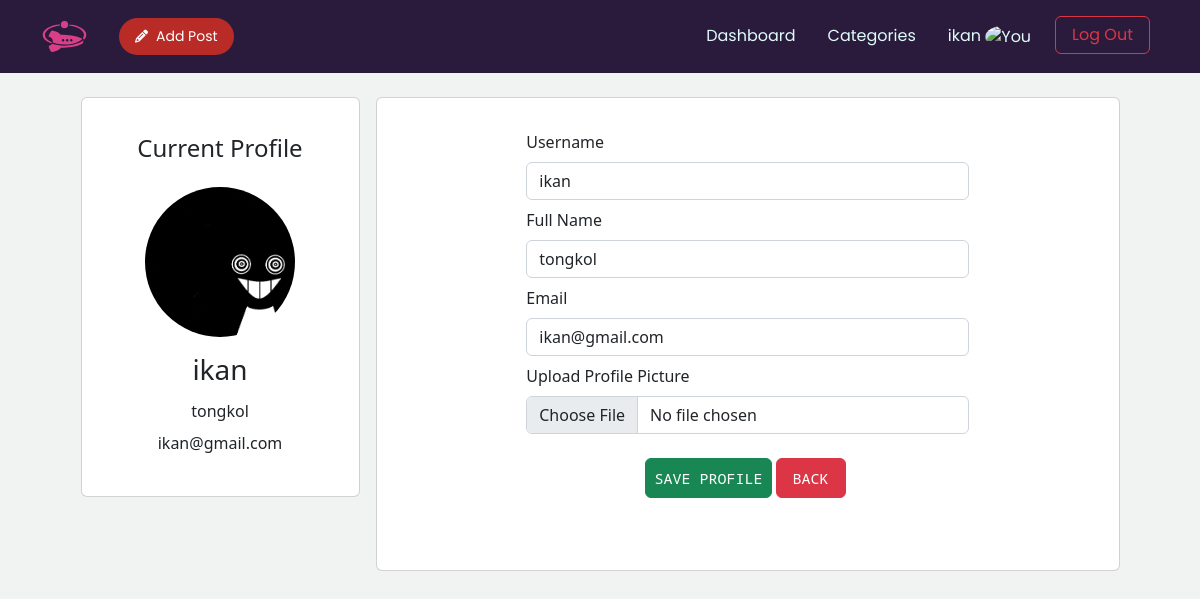
The page /edit_profile.php (signed in) on the database its author committed.
### tables this page shows
CREATE TABLE `user` (
  `id` varchar(5) NOT NULL,
  `username` varchar(30) NOT NULL,
  `email` varchar(45) NOT NULL,
  `user_key` varchar(30) NOT NULL,
  `encrypted_password` varchar(50) NOT NULL,
  `img` varchar(50) DEFAULT NULL,
  `name` varchar(50) NOT NULL
);

### edit_profile.php (the view, shortened to what this page needs)
<?php
require "db.php";
$sql = "SELECT * FROM user
WHERE id = ?";
$stmt = $db->prepare($sql);
$stmt->execute([$_SESSION["id"]]);
$row = $stmt->fetch(PDO::FETCH_ASSOC);
?>
<!DOCTYPE html>
<html lang="en">
<head>
    <link rel="stylesheet" href="https://cdn.jsdelivr.net/npm/bootstrap@5.2.1/dist/css/bootstrap.min.css" />
    <link rel="stylesheet" href="https://cdnjs.cloudflare.com/ajax/libs/font-awesome/6.2.0/css/fontawesome.min.css" />
    <link rel="stylesheet" href="https://cdnjs.cloudflare.com/ajax/libs/font-awesome/6.2.0/css/all.min.css" />
    <link rel="stylesheet" href="https://cdnjs.cloudflare.com/ajax/libs/font-awesome/6.2.0/css/regular.min.css" />
    <link rel="stylesheet" href="https://cdnjs.cloudflare.com/ajax/libs/font-awesome/6.2.0/css/solid.min.css" />
    <link href="css/navbar.css" rel="stylesheet">
    <link href="css/dashboard.css" rel="stylesheet">
    <link href="css/footer.css" rel="stylesheet">
    <link href="css/profile.css" rel="stylesheet">
</head>
<body>
    <?php include_once './components/navbar.php'; ?>
    <main>
        <div class="container d-flex flex-row mb-4 justify-content-center">
            <div class="container col-lg-3 card profile-container d-flex flex-column mt-4 mx-2 align-items-center justify-content-center" style="max-height: 25rem;">
                <h4>Current Profile</h4>
                <div class="profile-bio d-flex flex-column justify-content-center align-items-center ms-auto me-auto">
                    <div class="my-3" style="width: 150px; height: 150px; overflow:hidden;">
                    <img src=<?= "user_img/" . $row["img"] ?> class="rounded-circle" style="width: 150px; height: 150px; object-fit: cover;">
                    </div>
                    <h3><?= $row["username"] ?></h3>
                    <span class="my-1"><?= $row["name"] ?></span>
                    <span class="my-1"><?= $row["email"] ?></span>
                </div>
            </div>
            <div class="container card profile-container d-flex flex-row justify-content-center mt-4 mx-2 col-lg-8">
                <div class="profile-posts-container flex-column col-lg-9 py-2 px-5">
                    <div class="pb-3">
                        <form id="form-edit-account" action="edit_profile_proses.php" method="post" enctype="multipart/form-data">
                            <div class="row form-group">
                                <div class="col">
                                    <label for="username" class="form-label mt-4 mb-2"> Username </label>
                                    <input type="text" class="form-control" id="username" name="username" value=<?php echo $_SESSION['username'] ?>>
                                    <label for="username" class="form-label mt-2 mb-2"> Full Name </label>
                                    <input type="text" class="form-control" id="name" name="name" value=<?php echo $_SESSION['name'] ?>>
                                    <label for="email" class="form-label mt-2 mb-2"> Email </label>
                                    <input type="email" class="form-control" id="email" name="email" value=<?php echo $_SESSION['email'] ?>>
                                    <label for="password" class="form-label mt-2 mb-2"> Upload Profile Picture </label>
                                    <input type="file" class="form-control" id="img" name="img" accept="image/*" />
                                    <div class="button-container mt-3 mb-4 d-flex justify-content-center">
                                        <a href="edit_profile_proses.php"><button class="edit-profile btn btn-success my-2 p-2 me-1" style="max-width: 8rem;">Save Profile</button></a>
                                        <a href="profile.php"><button class="edit-profile btn btn-danger my-2 p-2 px-3 me-1" style="max-width: 8rem;" name="back" value="GO_BACK">Back</button></a>
                                    </div>
                                </div>
                            </div>
                        </form>
                    </div>
                </div>
            </div>
        </div>
    </main>

### css/navbar.css (style rules this page uses)
:root { --font-size: 1rem; --primary01: #d83f87; --primary02: #2a1b3d; --primary03: #44318d; --secondary01: #e98074; --secondary02: #a4b3b6; --secondary03: #e0fbfc; --accent01: #e63946; --accent02: #fbc531; }

### css/dashboard.css (style rules this page uses)
:root { --font-size: 1rem; --primary01: #d83f87; --primary02: #2a1b3d; --primary03: #44318d; --secondary01: #e98074; --secondary02: #a4b3b6; --secondary03: #e0fbfc; --accent01: #e63946; --accent02: #fbc531; }
body { margin: 0; padding: 0; box-sizing: border-box; background-color: #f1f2f2; }
html { overflow-x: hidden; }

### css/footer.css (style rules this page uses)
:root { --primary1: #293241; --primary2: #3d5a80; --primary3: #98c1d9; --secondary: #e0fbfc; --accent: #e63946; --font-size: 1rem; --primary01: #d83f87; --primary02: #2a1b3d; --primary03: #44318d; --secondary01: #e98074; --secondary02: #a4b3b6; --accent01: #e63946; }

### css/profile.css (style rules this page uses)
:root { --font-size: 1rem; --primary01: #d83f87; --primary02: #2a1b3d; --primary03: #44318d; --secondary01: #e98074; --secondary02: #a4b3b6; --secondary03: #e0fbfc; --accent01: #e63946; --accent02: #fbc531; }
.edit-profile { font-family: "Noto Sans Mono"; font-size: 15px; text-transform: uppercase; }

### rows shown on the page
user: img (picture), username "ikan", name "tongkol", email "ikan@gmail.com"

### other values the page prints
$_SESSION["username"] "ikan"
